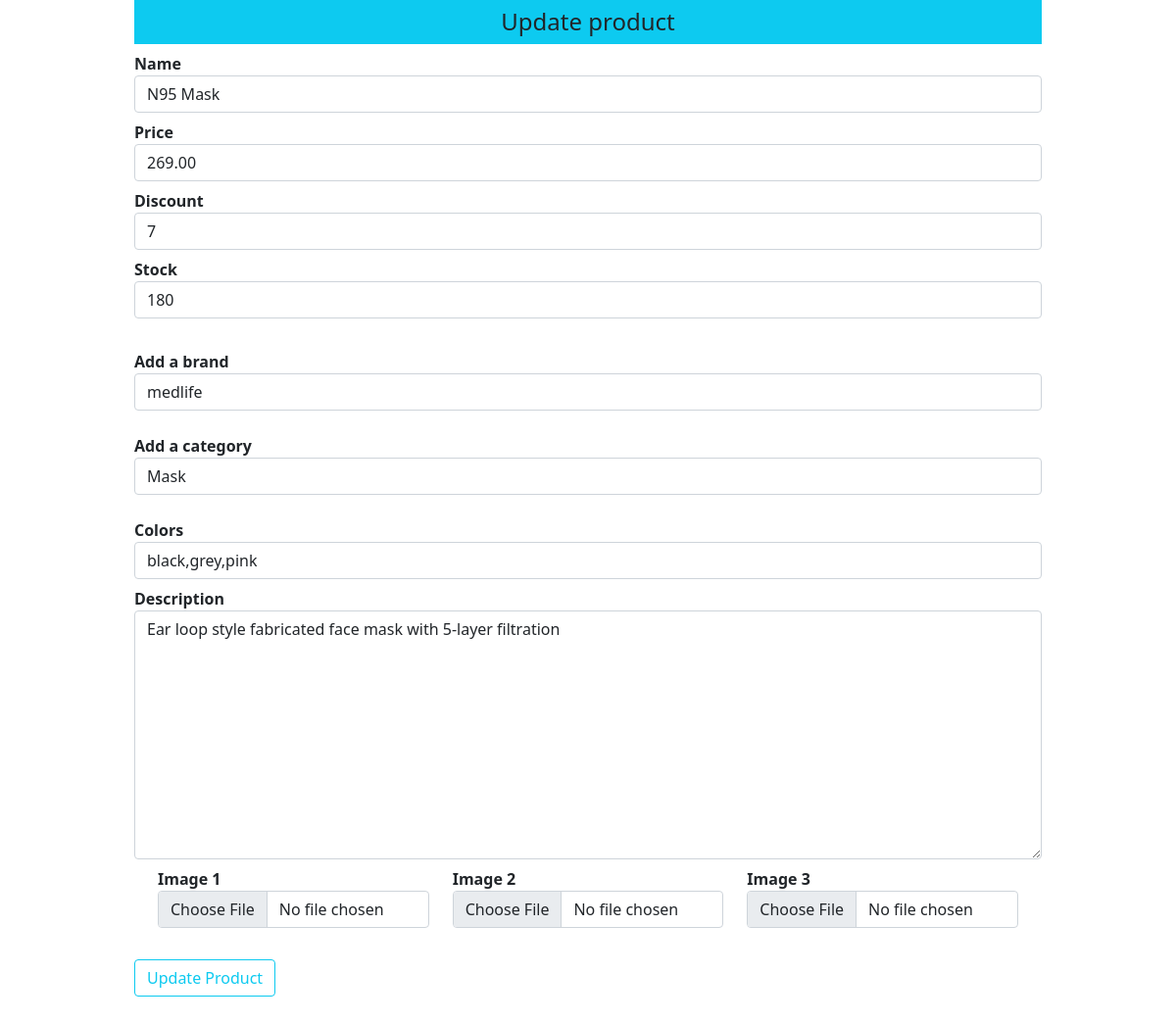
The page /updateproduct/1 on the database as committed earlier.
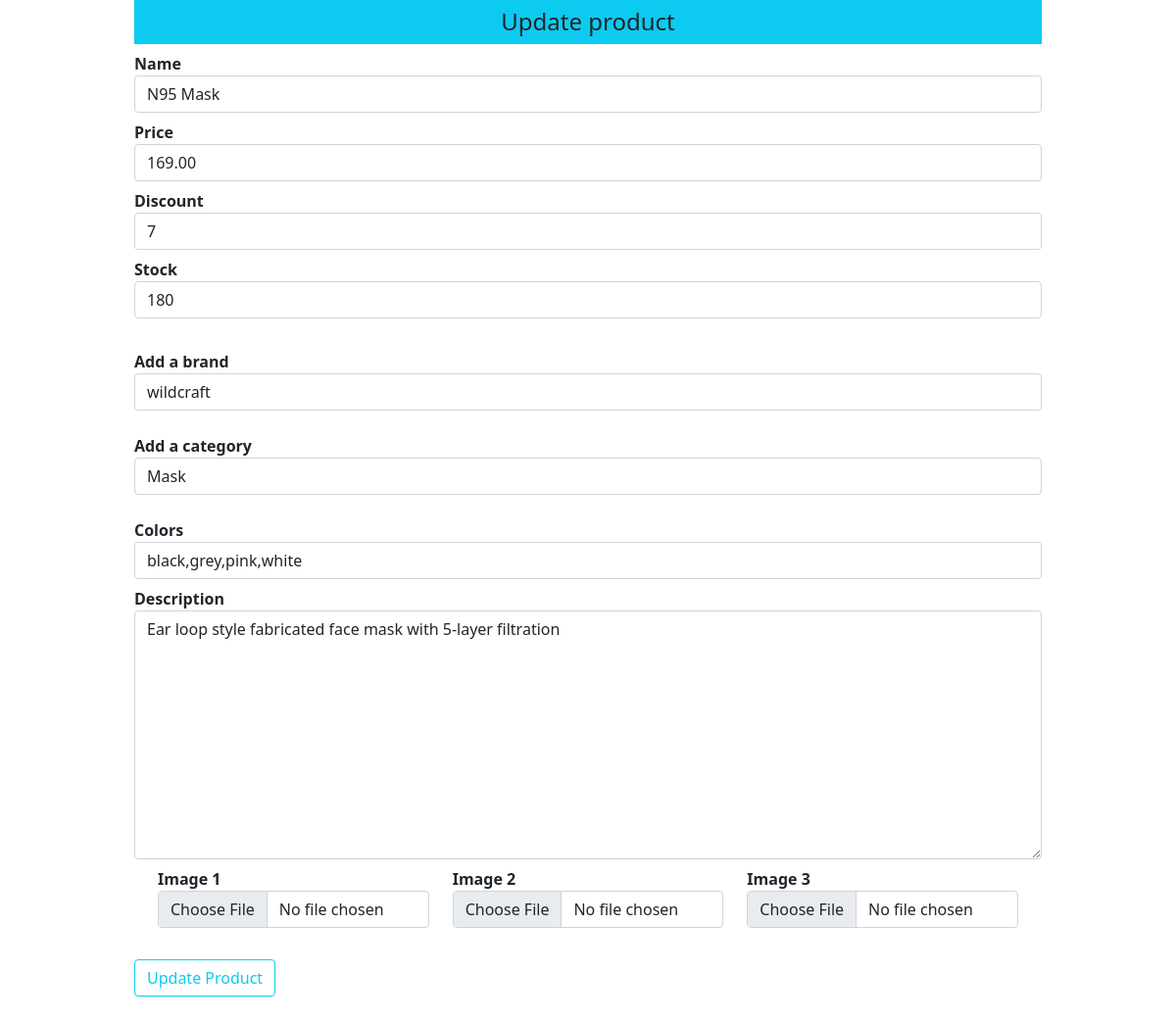
The same page on the database as committed later.
### shop/products/models.py (models this page shows, shortened)
class Addproduct(db.Model):
    id = db.Column(db.Integer, primary_key=True)
    name = db.Column(db.String(80), nullable=False)
    price = db.Column(db.Numeric(10,2), nullable=False)
    discount = db.Column(db.Integer, default=0)
    stock = db.Column(db.Integer, nullable=False)
    colors = db.Column(db.Text, nullable=False)
    desc = db.Column(db.Text, nullable=False)
    pub_date = db.Column(db.DateTime, nullable=False, default=datetime.utcnow)
    brand_id = db.Column(db.Integer, db.ForeignKey('brand.id'), nullable=False)
    brand = db.relationship('Brand',backref=db.backref('brands', lazy=True))
    category_id = db.Column(db.Integer, db.ForeignKey('category.id'), nullable=False)
    category = db.relationship('Category',backref=db.backref('categories', lazy=True))
    image_1 = db.Column(db.String(150), nullable=False, default='image1.jpg')
    image_2 = db.Column(db.String(150), nullable=False, default='image2.jpg')
    image_3 = db.Column(db.String(150), nullable=False, default='image3.jpg')

class Brand(db.Model):
    id = db.Column(db.Integer, primary_key=True)
    name = db.Column(db.String(30), nullable=False,unique=True)

class Category(db.Model):
    id = db.Column(db.Integer, primary_key=True)
    name = db.Column(db.String(30), nullable=False,unique=True)

### shop/products/routes.py (the view, shortened to what this page needs)
@app.route('/updateproduct/<int:id>', methods=['GET','POST'])
def updateproduct(id):
    brands = Brand.query.all()
    categories = Category.query.all()
    product = Addproduct.query.get_or_404(id)
    brand = request.form.get('brand')
    category = request.form.get('category')
    form = Addproducts(request.form)
    form.name.data = product.name
    form.price.data = product.price
    form.discount.data =product.discount
    form.stock.data=product.stock
    form.colors.data=product.colors
    form.description.data=product.desc
    return render_template('products/updateproduct.html',form=form,brands=brands,categories=categories,product=product)

### shop/products/forms.py
class Addproducts(Form):
    name = StringField('Name', [validators.DataRequired()])
    price = FloatField('Price', [validators.DataRequired()])
    discount = IntegerField('Discount', default=0)
    stock = IntegerField('Stock', [validators.DataRequired()])
    colors = StringField('Colors', [validators.DataRequired()])
    description = TextAreaField('Description', [validators.DataRequired()])
    image_1 = FileField('Image 1', validators=[FileAllowed(['jpg','png','gif','jpeg'], 'Images only please')])
    image_2 = FileField('Image 2', validators=[FileAllowed(['jpg','png','gif','jpeg'], 'Images only please')])
    image_3 = FileField('Image 3', validators=[FileAllowed(['jpg','png','gif','jpeg'], 'Images only please')])

### shop/templates/products/updateproduct.html (shortened to what this page needs)
{% extends "layout.html" %}
{% block content %}
<div class="container">
    <div class="row">
        <div class="col-md-1"></div>
            <div class="col-md-10">
                <div class="text-center bg-info p-2 h4">Update product</div>
                {% from "_formhelpers.html" import render_field %}
                <form method="POST" enctype="multipart/form-data">
                <div>
                    {{ render_field(form.name, class="form-control") }}
                    {{ render_field(form.price, class="form-control") }}
                    {{ render_field(form.discount, class="form-control") }}
                    {{ render_field(form.stock, class="form-control") }}
                    <br>
                    <dt>Add a brand</dt>
                    <select name="brand" id="brand" class="form-control" required>
                    <option value="{{product.brand_id}}"> {{product.brand.name}}</option>
                    </select>
                    <br>
                    <dt>Add a category</dt>
                    <select name="category" id="category" class="form-control" required>
                    <option value="{{product.category_id}}"> {{product.category.name}}</option>
                    </select>
                    <br>
                    {{ render_field(form.colors, class="form-control") }}
                    {{ render_field(form.description, class="form-control", rows="10") }}
                </div>
                <div class="container">
                    <div class="row">
                        <div class="col-md-4">{{ render_field(form.image_1, class="form-control") }}</div>
                        <div class="col-md-4">{{ render_field(form.image_2, class="form-control") }}</div>
                        <div class="col-md-4">{{ render_field(form.image_3, class="form-control") }}</div>
                    </div>
                </div>
                <button type = "submit" class="btn btn-outline-info mt-4 mb-5"> Update Product</button>
                </form>
            </div>
      <div class="col-md-1"></div>
    </div>
</div>
{% endblock content %}

### shop/templates/layout.html (shortened to what this page needs)
<!doctype html>
<html lang="en">
<head>
    <link href="{{url_for('static', filename='css/bootstrap.min.css')}}" rel="stylesheet">
</head>
<body>
    {% block content %}
    {% endblock content %}
</body>
</html>

### shop/templates/_formhelpers.html (shortened to what this page needs)
{% macro render_field(field) %}
  <dt>{{ field.label }}
  <dd>{{ field(**kwargs)|safe }}
  </dd>
{% endmacro %}

Rows that differ between the two databases and show on the page:
no longer on this page (row unchanged): Brand: brand "medlife"
changed Addproduct "N95 Mask": price "269.00" → "169.00"; colors "black,grey,pink" → "black,grey,pink,white"
now on this page (row unchanged): Brand: brand "wildcraft"
